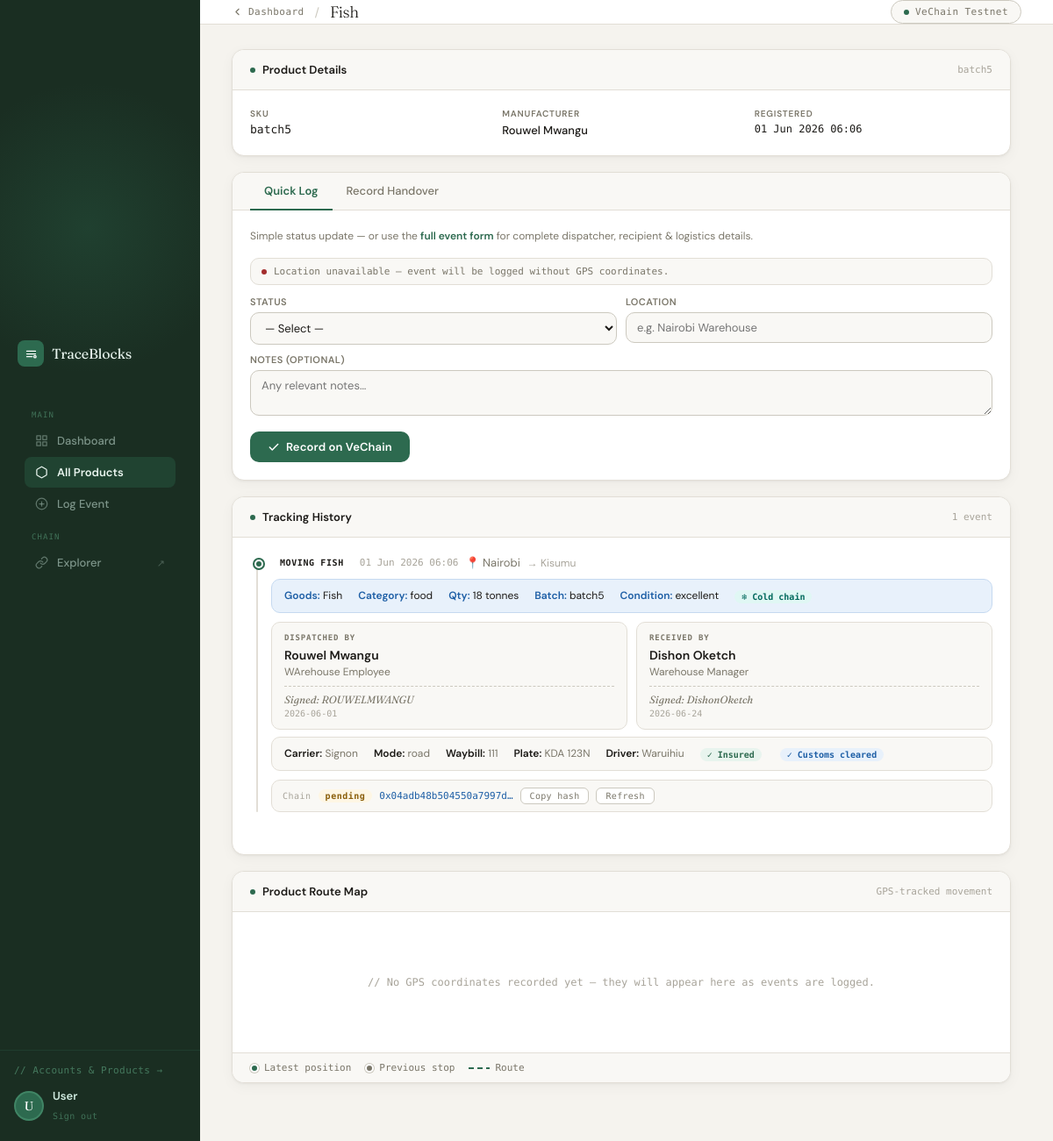
Page /products/batch5/ on the committed database.
### tracker/models.py (models this page shows, shortened)
class Product(models.Model):
    name         = models.CharField(max_length=200)
    sku          = models.CharField(max_length=100, unique=True)
    description  = models.TextField(blank=True)
    manufacturer = models.CharField(max_length=200)
    created_at   = models.DateTimeField(auto_now_add=True)

class TrackingEvent(models.Model):
    STATUS_CHOICES = [
        ("manufactured",     "Manufactured"),
        ("shipped",          "Shipped"),
        ("in_transit",       "In Transit"),
        ("at_hub",           "At Hub"),
        ("out_for_delivery", "Out for Delivery"),
        ("delivered",        "Delivered"),
        ("handover",         "Handover"),
    ]
    product   = models.ForeignKey(Product, on_delete=models.CASCADE, related_name="events")
    status    = models.CharField(max_length=50, choices=STATUS_CHOICES)
    location  = models.CharField(max_length=200)
    notes     = models.TextField(blank=True)
    timestamp = models.DateTimeField(auto_now_add=True)
    tx_id     = models.CharField(max_length=100, blank=True, db_index=True)
    tx_status = models.CharField(max_length=20, default="pending")
    latitude  = models.FloatField(null=True, blank=True)
    longitude = models.FloatField(null=True, blank=True)
    goods_name      = models.CharField(max_length=200, blank=True)
    goods_category  = models.CharField(max_length=100, blank=True)
    quantity        = models.CharField(max_length=50,  blank=True)
    unit_of_measure = models.CharField(max_length=50,  blank=True)
    batch_number    = models.CharField(max_length=100, blank=True)
    goods_condition = models.CharField(max_length=50,  blank=True)
    cold_chain      = models.BooleanField(default=False)
    hazardous       = models.BooleanField(default=False)
    dispatcher_name      = models.CharField(max_length=200, blank=True)
    dispatcher_role      = models.CharField(max_length=200, blank=True)
    dispatcher_signature = models.CharField(max_length=200, blank=True)
    dispatcher_date      = models.CharField(max_length=50,  blank=True)
    recipient_name      = models.CharField(max_length=200, blank=True)
    recipient_role      = models.CharField(max_length=200, blank=True)
    recipient_signature = models.CharField(max_length=200, blank=True)
    recipient_date      = models.CharField(max_length=50,  blank=True)
    carrier_name         = models.CharField(max_length=200, blank=True)
    transport_mode       = models.CharField(max_length=100, blank=True)
    tracking_number      = models.CharField(max_length=100, blank=True)
    destination_location = models.CharField(max_length=200, blank=True)
    vehicle_plate        = models.CharField(max_length=50,  blank=True)
    driver_name          = models.CharField(max_length=200, blank=True)
    insurance_covered    = models.BooleanField(default=False)
    customs_cleared      = models.BooleanField(default=False)
    qty_dispatched       = models.CharField(max_length=50, blank=True)
    qty_received         = models.CharField(max_length=50, blank=True)
    qty_discrepancy_note = models.TextField(blank=True)
    outgoing_transporter = models.CharField(max_length=200, blank=True)
    incoming_transporter = models.CharField(max_length=200, blank=True)
    handover_location    = models.CharField(max_length=200, blank=True)
    handover_datetime    = models.CharField(max_length=50,  blank=True)
    class Meta:
        ordering = ["-timestamp"]

### tracker/views.py (the view)
# urls.py: path("products/<str:sku>/",views.product_detail,name="product_detail"),
def product_detail(request, sku):
    product = get_object_or_404(Product, sku=sku)
    events  = product.events.order_by("-timestamp")
    return render(request, "product_detail.html", {
        "product":        product,
        "events":         events,
        "status_choices": TrackingEvent.STATUS_CHOICES,
    })

### tracker/templates/product_detail.html (shortened to what this page needs)
<!DOCTYPE html>
<html lang="en">
<head>
  <link rel="stylesheet" href="https://unpkg.com/leaflet@1.9.4/dist/leaflet.css" />
</head>
<body>
<div style="display:flex;width:100%;">
  <aside class="sidebar">
    <div class="sidebar-glow"></div>
    <div class="sidebar-top">
      <a href="{% url 'interface' %}" class="logo">
        <div class="logo-mark">
          <svg viewBox="0 0 24 24"><path d="M4 7h16M4 12h16M4 17h10"/><circle cx="19" cy="17" r="2"/></svg>
        </div>
        <span class="logo-name">TraceBlocks</span>
      </a>
      <div class="nav-menu">
        <div class="nav-section-label">Main</div>
        <a href="{% url 'interface' %}" class="nav-item">
          <svg viewBox="0 0 24 24"><rect x="3" y="3" width="7" height="7"/><rect x="14" y="3" width="7" height="7"/><rect x="3" y="14" width="7" height="7"/><rect x="14" y="14" width="7" height="7"/></svg>
          Dashboard
        </a>
        <a href="{% url 'index' %}" class="nav-item active">
          <svg viewBox="0 0 24 24"><path d="M21 16V8a2 2 0 0 0-1-1.73l-7-4a2 2 0 0 0-2 0l-7 4A2 2 0 0 0 3 8v8a2 2 0 0 0 1 1.73l7 4a2 2 0 0 0 2 0l7-4A2 2 0 0 0 21 16z"/></svg>
          All Products
        </a>
        <a href="{% url 'events' %}" class="nav-item">
          <svg viewBox="0 0 24 24"><circle cx="12" cy="12" r="10"/><line x1="12" y1="8" x2="12" y2="16"/><line x1="8" y1="12" x2="16" y2="12"/></svg>
          Log Event
        </a>
        <div class="nav-section-label">Chain</div>
        <a href="https://insight.vecha.in/#/test/" target="_blank" class="nav-item">
          <svg viewBox="0 0 24 24"><path d="M10 13a5 5 0 0 0 7.54.54l3-3a5 5 0 0 0-7.07-7.07l-1.72 1.71"/><path d="M14 11a5 5 0 0 0-7.54-.54l-3 3a5 5 0 0 0 7.07 7.07l1.71-1.71"/></svg>
          Explorer <span class="nav-ext">↗</span>
        </a>
      </div>
    </div>
    <div class="sidebar-footer">
      <a href="{% url 'index' %}" class="accounts-link">// Accounts &amp; Products →</a>
      <div class="user-row">
        <div class="user-avatar" id="avatar-initials">U</div>
        <div class="user-info">
          <span id="display-username">{{ request.user.username|default:"User" }}</span>
          <form method="post" action="{% url 'logout' %}" style="margin:0">
            <button type="submit" class="logout-btn">Sign out</button>
          </form>
        </div>
      </div>
    </div>
  </aside>
  <main class="main-content">
    <header class="topbar">
      <div class="topbar-left">
        <a href="{% url 'interface' %}" class="back-link">
          <svg viewBox="0 0 24 24"><polyline points="15 18 9 12 15 6"/></svg>
          Dashboard
        </a>
        <span class="topbar-divider">/</span>
        <h1 class="topbar-title">{{ product.name }}</h1>
      </div>
      <div class="topbar-right">
        <div class="network-badge">
          <div class="net-dot"></div>
          VeChain Testnet
        </div>
      </div>
    </header>
    <div class="inner">
      <div class="card">
        <div class="card-header">
          <div class="card-title"><div class="card-title-dot"></div>Product Details</div>
          <span style="font-family:var(--font-m);font-size:11px;color:var(--soft);">{{ product.sku }}</span>
        </div>
        <div class="card-body">
          <div class="meta-grid">
            <div class="meta-item">
              <div class="meta-label">SKU</div>
              <div class="meta-value" style="font-family:var(--font-m)">{{ product.sku }}</div>
            </div>
            <div class="meta-item">
              <div class="meta-label">Manufacturer</div>
              <div class="meta-value">{{ product.manufacturer|default:"—" }}</div>
            </div>
            <div class="meta-item">
              <div class="meta-label">Registered</div>
              <div class="meta-value" style="font-family:var(--font-m);font-size:12px">{{ product.created_at|date:"d M Y H:i" }}</div>
            </div>
          </div>
        </div>
      </div>
      <div class="card">
        <div class="tabs">
          <button class="tab-btn active" onclick="switchTab('quick', this)">Quick Log</button>
          <button class="tab-btn" onclick="switchTab('handover', this)">Record Handover</button>
        </div>
        <div id="tab-quick" class="tab-pane active">
          <p class="form-hint">
            Simple status update — or use the
            <a href="{% url 'events' %}">full event form</a>
            for complete dispatcher, recipient &amp; logistics details.
          </p>
          <div class="gps-status acquiring" id="quick-gps-strip">
            <div class="gps-dot"></div>
            <span id="quick-gps-text">Acquiring GPS location…</span>
          </div>
          <form method="post" action="{% url 'add_event' product.sku %}">
            <div class="form-row">
              <div class="form-field">
                <label>Status</label>
                <select name="status" required>
                  <option value="">— Select —</option>
                </select>
              </div>
              <div class="form-field">
                <label>Location</label>
                <input name="location" placeholder="e.g. Nairobi Warehouse" required>
              </div>
            </div>
            <div class="form-row">
              <div class="form-field">
                <label>Notes (optional)</label>
                <textarea name="notes" rows="2" placeholder="Any relevant notes…"></textarea>
              </div>
            </div>
            <button type="submit" class="btn-primary">
              <svg viewBox="0 0 24 24"><polyline points="20 6 9 17 4 12"/></svg>
              Record on VeChain
            </button>
          </form>
        </div>
      </div>
      <div class="card">
        <div class="card-header">
          <div class="card-title"><div class="card-title-dot"></div>Tracking History</div>
          {% if events %}<span style="font-family:var(--font-m);font-size:11px;color:var(--soft);">{{ events|length }} event{{ events|length|pluralize }}</span>{% endif %}
        </div>
        <div class="card-body">
          {% if events %}
          <div class="timeline">
            {% for e in events %}
            <div class="event {% if e.status == 'handover' %}is-handover{% endif %}" id="event-{{ e.id }}">
              <div class="event-header">
                <span class="badge badge-{{ e.status }}">{{ e.get_status_display }}</span>
                <span class="event-time">{{ e.timestamp|date:"d M Y H:i" }}</span>
                <span class="event-loc">📍 {{ e.location }}</span>
                {% if e.destination_location %}
                <span class="event-dest">→ {{ e.destination_location }}</span>
                {% endif %}
              </div>
              {% if e.status != "handover" and e.goods_name or e.quantity %}
              <div class="goods-strip">
                {% if e.goods_name %}<span><strong>Goods:</strong> {{ e.goods_name }}</span>{% endif %}
                {% if e.goods_category %}<span><strong>Category:</strong> {{ e.goods_category }}</span>{% endif %}
                {% if e.quantity %}<span><strong>Qty:</strong> {{ e.quantity }} {{ e.unit_of_measure }}</span>{% endif %}
                {% if e.batch_number %}<span><strong>Batch:</strong> {{ e.batch_number }}</span>{% endif %}
                {% if e.goods_condition %}<span><strong>Condition:</strong> {{ e.goods_condition }}</span>{% endif %}
                {% if e.cold_chain %}<span class="flag flag-cold">❄ Cold chain</span>{% endif %}
              </div>
              {% endif %}
              {% if e.dispatcher_name or e.recipient_name %}
              <div class="accountability">
                {% if e.dispatcher_name %}
                <div class="party">
                  <div class="party-title">{% if e.status == "handover" %}Outgoing transporter{% else %}Dispatched by{% endif %}</div>
                  <div class="party-name">{{ e.dispatcher_name }}</div>
                  {% if e.dispatcher_role %}<div class="party-role">{{ e.dispatcher_role }}</div>{% endif %}
                  {% if e.dispatcher_signature %}<div class="party-sig">Signed: {{ e.dispatcher_signature }}</div>{% endif %}
                  {% if e.dispatcher_date %}<div class="party-date">{{ e.dispatcher_date }}</div>{% endif %}
                </div>
                {% endif %}
                {% if e.recipient_name %}
                <div class="party">
                  <div class="party-title">{% if e.status == "handover" %}Incoming transporter{% else %}Received by{% endif %}</div>
                  <div class="party-name">{{ e.recipient_name }}</div>
                  {% if e.recipient_role %}<div class="party-role">{{ e.recipient_role }}</div>{% endif %}
                  {% if e.recipient_signature %}<div class="party-sig">Signed: {{ e.recipient_signature }}</div>{% endif %}
                  {% if e.recipient_date %}<div class="party-date">{{ e.recipient_date }}</div>{% endif %}
                </div>
                {% endif %}
              </div>
              {% endif %}
              {% if e.carrier_name or e.transport_mode or e.driver_name %}
              <div class="logistics-strip">
                {% if e.carrier_name %}<span><strong>Carrier:</strong> {{ e.carrier_name }}</span>{% endif %}
                {% if e.transport_mode %}<span><strong>Mode:</strong> {{ e.transport_mode }}</span>{% endif %}
                {% if e.tracking_number %}<span><strong>Waybill:</strong> {{ e.tracking_number }}</span>{% endif %}
                {% if e.vehicle_plate %}<span><strong>Plate:</strong> {{ e.vehicle_plate }}</span>{% endif %}
                {% if e.driver_name %}<span><strong>Driver:</strong> {{ e.driver_name }}</span>{% endif %}
                {% if e.insurance_covered %}<span class="flag flag-insured">✓ Insured</span>{% endif %}
                {% if e.customs_cleared   %}<span class="flag flag-customs">✓ Customs cleared</span>{% endif %}
              </div>
              {% endif %}
              <div class="tx-row">
                {% if e.tx_id %}
                  <span class="tx-label">Chain</span>
                  <span class="tx-status-badge tx-{{ e.tx_status }}" id="status-{{ e.id }}">{{ e.tx_status }}</span>
                  <a href="https://insight.vecha.in/#/test/txs/{{ e.tx_id }}" target="_blank" rel="noopener" class="tx-hash-link">
                    {{ e.tx_id|slice:":22" }}…
                  </a>
                  <button class="copy-btn" onclick="copyHash('{{ e.tx_id }}', this)">Copy hash</button>
                  {% if e.tx_status == "pending" %}
                  <button class="copy-btn" onclick="checkStatus({{ e.id }})">Refresh</button>
                  {% endif %}
                {% else %}
                  <span class="tx-not-recorded">Not recorded on chain</span>
                {% endif %}
              </div>
            </div>
            {% endfor %}
          </div>
          {% else %}
          <p class="empty-state">// No events recorded yet.</p>
          {% endif %}
        </div>
      </div>
      {% if events %}
      <div class="card">
        <div class="card-header">
          <div class="card-title"><div class="card-title-dot"></div>Product Route Map</div>
          <span style="font-family:var(--font-m);font-size:11px;color:var(--soft);">GPS-tracked movement</span>
        </div>
        {% with gps_count=0 %}
        <div id="route-map"></div>
        {% endwith %}
        <div class="map-legend">
          <div class="legend-item">
            <div class="legend-dot" style="background:#2D6A4F;"></div>
            Latest position
          </div>
          <div class="legend-item">
            <div class="legend-dot" style="background:#7A7669;"></div>
            Previous stop
          </div>
          <div class="legend-item">
            <div class="legend-line"></div>
            Route
          </div>
        </div>
      </div>
      {% endif %}
    </div>
  </main>
</div>
</body>
</html>

### rows in the picture
Product: name "Fish", sku "batch5", manufacturer "Rouwel Mwangu", created_at "01 Jun 2026 06:06"
TrackingEvent: status "MOVING FISH", timestamp "01 Jun 2026 06:06", location "Nairobi", destination_location "Kisumu", goods_name "Fish", goods_category "food", quantity "18", unit_of_measure "tonnes", batch_number "batch5", goods_condition "excellent", cold_chain "❄ Cold chain", shows "DISPATCHED BY", dispatcher_name "Rouwel Mwangu", dispatcher_role "WArehouse Employee", dispatcher_signature "ROUWELMWANGU", dispatcher_date "2026-06-01", shows "RECEIVED BY", recipient_name "Dishon Oketch", recipient_role "Warehouse Manager", recipient_signature "DishonOketch", recipient_date "2026-06-24", carrier_name "Signon", transport_mode "road", tracking_number "111", vehicle_plate "KDA 123N", driver_name "Waruihiu", insurance_covered "✓ Insured", customs_cleared "✓ Customs cleared", tx_status "pending", tx_id "0x04adb48b504550a7997d"

### other values in the picture
{{ events|length }} "1"
